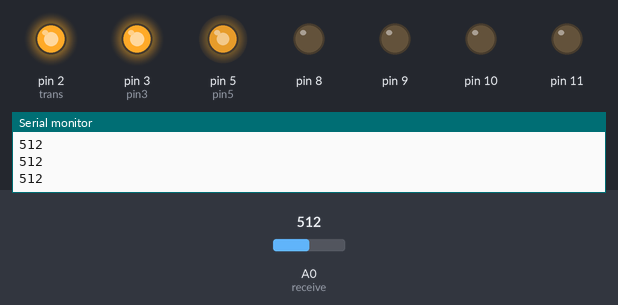
Simulated run of this sketch. Board: Arduino Uno, built with avr-gcc and run on an emulated ATmega328P. Shown: output pins drawn as LEDs (lit = HIGH), the last lines printed to the serial monitor. The test bench sets the inputs (shaded band); at power-on: A0 (receive) = 512.

Above: at 1.2 s.
1.3 s: A0 (receive) set to 41
At 1.8 s:
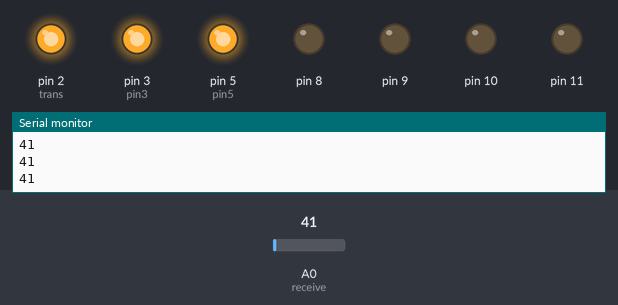
Timing chart, 0 to 4.3 s (numbered marks = the images above; inputs shaded):
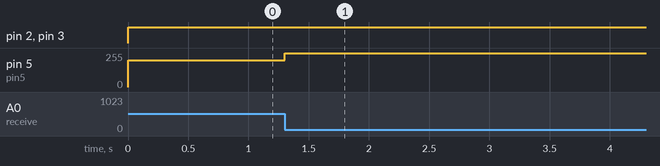

Measured:
- after the input at 1.3 s, pin 5 (pin5): 200/255 → 255/255 at once

The sketch:

PhotoDiode.ino
```cpp
int delayTime=3,val;
int receive=A0;
int trans=2;
int pin3=3;
int pin5=5;
void setup() {
  // put your setup code here, to run once:
 DDRB=B00001111;
 pinMode(trans,OUTPUT);
 Serial.begin(9600);
 pinMode(pin3,OUTPUT);
}

void loop() {
  // put your main code here, to run repeatedly:
 // PORTB=B00000011;
  digitalWrite(trans,HIGH);
  digitalWrite(pin3,HIGH);

  val=analogRead(receive);
  if(val<=51)
  {
  analogWrite(pin5,255);

  }
  else
  {analogWrite(pin5,200);
    }
  Serial.println(val);


}
```
